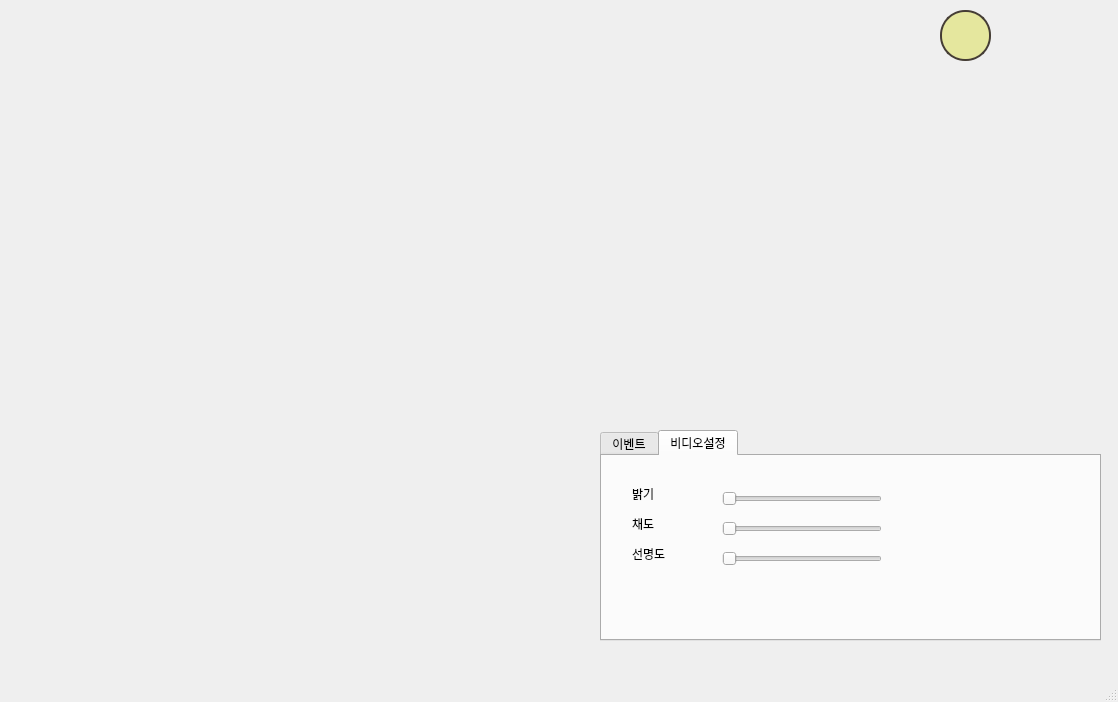
<?xml version="1.0" encoding="UTF-8"?>
<ui version="4.0">
 <class>MainWindow</class>
 <widget class="QMainWindow" name="MainWindow">
  <property name="geometry">
   <rect>
    <x>0</x>
    <y>0</y>
    <width>1118</width>
    <height>702</height>
   </rect>
  </property>
  <property name="windowTitle">
   <string>MainWindow</string>
  </property>
  <widget class="QWidget" name="centralwidget">
   <widget class="QPushButton" name="btnToggleMode">
    <property name="geometry">
     <rect>
      <x>940</x>
      <y>10</y>
      <width>51</width>
      <height>51</height>
     </rect>
    </property>
    <property name="styleSheet">
     <string notr="true">QPushButton {
    background-color: rgb(229, 231, 158); /* 배경색 */
    border: 2px solid rgb(69, 61, 53); /* 테두리 색상과 두께 */
    border-radius: 25px; /* 버튼 크기의 절반으로 설정 (정확한 원형) */
    color: white; /* 텍스트 색상 */
    font-size: 15px; /* 텍스트 크기 */
    width: 30px; /* 버튼의 너비 */
    height: 30px; /* 버튼의 높이 */
}

QPushButton:hover {
    background-color: rgb(170, 197, 227); /* 호버 상태 배경색 */
}

QPushButton:pressed {
    background-color: rgb(252, 253, 248); /* 클릭 시 배경색 */
}</string>
    </property>
    <property name="text">
     <string/>
    </property>
   </widget>
   <widget class="QLabel" name="videoLabel">
    <property name="geometry">
     <rect>
      <x>30</x>
      <y>20</y>
      <width>551</width>
      <height>381</height>
     </rect>
    </property>
    <property name="text">
     <string/>
    </property>
   </widget>
   <widget class="QWidget" name="metaDataContainer" native="true">
    <property name="geometry">
     <rect>
      <x>610</x>
      <y>80</y>
      <width>491</width>
      <height>321</height>
     </rect>
    </property>
   </widget>
   <widget class="QTabWidget" name="tabWidget">
    <property name="geometry">
     <rect>
      <x>600</x>
      <y>430</y>
      <width>501</width>
      <height>211</height>
     </rect>
    </property>
    <property name="currentIndex">
     <number>1</number>
    </property>
    <widget class="QWidget" name="event">
     <attribute name="title">
      <string>이벤트</string>
     </attribute>
     <widget class="QComboBox" name="eventcomboBox">
      <property name="geometry">
       <rect>
        <x>10</x>
        <y>20</y>
        <width>103</width>
        <height>32</height>
       </rect>
      </property>
     </widget>
     <widget class="QLineEdit" name="eventlineEdit">
      <property name="geometry">
       <rect>
        <x>110</x>
        <y>20</y>
        <width>291</width>
        <height>31</height>
       </rect>
      </property>
     </widget>
     <widget class="QPushButton" name="searchButton">
      <property name="geometry">
       <rect>
        <x>410</x>
        <y>20</y>
        <width>81</width>
        <height>32</height>
       </rect>
      </property>
      <property name="text">
       <string>검색</string>
      </property>
     </widget>
     <widget class="QTableView" name="eventlogtableView">
      <property name="geometry">
       <rect>
        <x>20</x>
        <y>60</y>
        <width>461</width>
        <height>101</height>
       </rect>
      </property>
     </widget>
    </widget>
    <widget class="QWidget" name="tab_2">
     <attribute name="title">
      <string>비디오설정</string>
     </attribute>
     <widget class="QSlider" name="brightnessSlider">
      <property name="geometry">
       <rect>
        <x>120</x>
        <y>30</y>
        <width>160</width>
        <height>25</height>
       </rect>
      </property>
      <property name="orientation">
       <enum>Qt::Horizontal</enum>
      </property>
     </widget>
     <widget class="QLabel" name="label">
      <property name="geometry">
       <rect>
        <x>30</x>
        <y>30</y>
        <width>58</width>
        <height>16</height>
       </rect>
      </property>
      <property name="text">
       <string>밝기</string>
      </property>
     </widget>
     <widget class="QLabel" name="label_2">
      <property name="geometry">
       <rect>
        <x>30</x>
        <y>60</y>
        <width>58</width>
        <height>16</height>
       </rect>
      </property>
      <property name="text">
       <string>채도</string>
      </property>
     </widget>
     <widget class="QLabel" name="label_3">
      <property name="geometry">
       <rect>
        <x>30</x>
        <y>90</y>
        <width>58</width>
        <height>16</height>
       </rect>
      </property>
      <property name="text">
       <string>선명도</string>
      </property>
     </widget>
     <widget class="QSlider" name="saturationSlider">
      <property name="geometry">
       <rect>
        <x>120</x>
        <y>60</y>
        <width>160</width>
        <height>25</height>
       </rect>
      </property>
      <property name="orientation">
       <enum>Qt::Horizontal</enum>
      </property>
     </widget>
     <widget class="QSlider" name="sharpnessSlider">
      <property name="geometry">
       <rect>
        <x>120</x>
        <y>90</y>
        <width>160</width>
        <height>25</height>
       </rect>
      </property>
      <property name="orientation">
       <enum>Qt::Horizontal</enum>
      </property>
     </widget>
    </widget>
   </widget>
  </widget>
  <widget class="QMenuBar" name="menubar">
   <property name="geometry">
    <rect>
     <x>0</x>
     <y>0</y>
     <width>1118</width>
     <height>24</height>
    </rect>
   </property>
  </widget>
  <widget class="QStatusBar" name="statusbar"/>
 </widget>
 <resources/>
 <connections/>
</ui>
